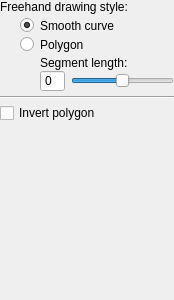
<?xml version="1.0" encoding="UTF-8"?>
<ui version="4.0">
 <class>PolygonToolPanel</class>
 <widget class="QWidget" name="PolygonToolPanel">
  <property name="geometry">
   <rect>
    <x>0</x>
    <y>0</y>
    <width>174</width>
    <height>300</height>
   </rect>
  </property>
  <property name="windowTitle">
   <string>Form</string>
  </property>
  <property name="styleSheet">
   <string notr="true">QWidget {
font-size:12px;
}

</string>
  </property>
  <layout class="QVBoxLayout" name="verticalLayout_3">
   <property name="spacing">
    <number>4</number>
   </property>
   <property name="leftMargin">
    <number>0</number>
   </property>
   <property name="topMargin">
    <number>0</number>
   </property>
   <property name="rightMargin">
    <number>0</number>
   </property>
   <property name="bottomMargin">
    <number>0</number>
   </property>
   <item>
    <widget class="QLabel" name="label_4">
     <property name="text">
      <string>Freehand drawing style:</string>
     </property>
    </widget>
   </item>
   <item>
    <widget class="QWidget" name="grpCurveStyle" native="true">
     <property name="styleSheet">
      <string notr="true">QRadioButton {
  padding: 0px;
}</string>
     </property>
     <layout class="QVBoxLayout" name="verticalLayout">
      <property name="spacing">
       <number>4</number>
      </property>
      <property name="leftMargin">
       <number>20</number>
      </property>
      <property name="topMargin">
       <number>0</number>
      </property>
      <property name="rightMargin">
       <number>0</number>
      </property>
      <property name="bottomMargin">
       <number>0</number>
      </property>
      <item>
       <widget class="QRadioButton" name="btnSmooth">
        <property name="text">
         <string>Smooth curve</string>
        </property>
        <property name="checked">
         <bool>true</bool>
        </property>
       </widget>
      </item>
      <item>
       <widget class="QRadioButton" name="btnPiecewiseLinear">
        <property name="text">
         <string>Polygon</string>
        </property>
       </widget>
      </item>
     </layout>
    </widget>
   </item>
   <item>
    <widget class="QWidget" name="grpSegmentLength" native="true">
     <layout class="QVBoxLayout" name="verticalLayout_2">
      <property name="spacing">
       <number>0</number>
      </property>
      <property name="leftMargin">
       <number>40</number>
      </property>
      <property name="topMargin">
       <number>0</number>
      </property>
      <property name="rightMargin">
       <number>0</number>
      </property>
      <property name="bottomMargin">
       <number>0</number>
      </property>
      <item>
       <widget class="QLabel" name="label_2">
        <property name="text">
         <string>Segment length:</string>
        </property>
       </widget>
      </item>
      <item>
       <layout class="QHBoxLayout" name="horizontalLayout">
        <property name="spacing">
         <number>6</number>
        </property>
        <property name="topMargin">
         <number>0</number>
        </property>
        <item>
         <widget class="QSpinBox" name="inSegmentLength">
          <property name="buttonSymbols">
           <enum>QAbstractSpinBox::NoButtons</enum>
          </property>
         </widget>
        </item>
        <item>
         <widget class="QSlider" name="inSegmentLengthSlider">
          <property name="toolTip">
           <string>&lt;!DOCTYPE HTML PUBLIC &quot;-//W3C//DTD HTML 4.0//EN&quot; &quot;http://www.w3.org/TR/REC-html40/strict.dtd&quot;&gt;
&lt;html&gt;&lt;head&gt;&lt;meta name=&quot;qrichtext&quot; content=&quot;1&quot; /&gt;&lt;style type=&quot;text/css&quot;&gt;
p, li { white-space: pre-wrap; }
&lt;/style&gt;&lt;/head&gt;&lt;body style=&quot; font-family:'Helvetica'; font-size:12px; font-weight:400; font-style:normal;&quot;&gt;
&lt;p style=&quot; margin-top:0px; margin-bottom:0px; margin-left:0px; margin-right:0px; -qt-block-indent:0; text-indent:0px;&quot;&gt;Set the overall opacity of segmentation labels.&lt;/p&gt;
&lt;p style=&quot;-qt-paragraph-type:empty; margin-top:0px; margin-bottom:0px; margin-left:0px; margin-right:0px; -qt-block-indent:0; text-indent:0px;&quot;&gt;&lt;/p&gt;
&lt;p style=&quot; margin-top:0px; margin-bottom:0px; margin-left:0px; margin-right:0px; -qt-block-indent:0; text-indent:0px;&quot;&gt;[A]: Make more transparent&lt;/p&gt;
&lt;p style=&quot; margin-top:0px; margin-bottom:0px; margin-left:0px; margin-right:0px; -qt-block-indent:0; text-indent:0px;&quot;&gt;[D]: Make more opaque&lt;/p&gt;
&lt;p style=&quot; margin-top:0px; margin-bottom:0px; margin-left:0px; margin-right:0px; -qt-block-indent:0; text-indent:0px;&quot;&gt;[S]: Toggle on/off&lt;/p&gt;&lt;/body&gt;&lt;/html&gt;</string>
          </property>
          <property name="minimum">
           <number>0</number>
          </property>
          <property name="maximum">
           <number>100</number>
          </property>
          <property name="singleStep">
           <number>1</number>
          </property>
          <property name="pageStep">
           <number>10</number>
          </property>
          <property name="value">
           <number>50</number>
          </property>
          <property name="orientation">
           <enum>Qt::Horizontal</enum>
          </property>
          <property name="tickPosition">
           <enum>QSlider::NoTicks</enum>
          </property>
          <property name="tickInterval">
           <number>25</number>
          </property>
         </widget>
        </item>
       </layout>
      </item>
     </layout>
    </widget>
   </item>
   <item>
    <widget class="Line" name="line">
     <property name="orientation">
      <enum>Qt::Horizontal</enum>
     </property>
    </widget>
   </item>
   <item>
    <widget class="QCheckBox" name="chkInvertPolygon">
     <property name="toolTip">
      <string>&lt;html&gt;&lt;head/&gt;&lt;body&gt;&lt;p&gt;When enabled, polygon drawing operations are inverted, i.e., the outside of the polygon is filled with the active label.&lt;/p&gt;&lt;/body&gt;&lt;/html&gt;</string>
     </property>
     <property name="text">
      <string>Invert polygon</string>
     </property>
    </widget>
   </item>
   <item>
    <spacer name="verticalSpacer">
     <property name="orientation">
      <enum>Qt::Vertical</enum>
     </property>
     <property name="sizeHint" stdset="0">
      <size>
       <width>20</width>
       <height>40</height>
      </size>
     </property>
    </spacer>
   </item>
  </layout>
 </widget>
 <resources/>
 <connections/>
</ui>
